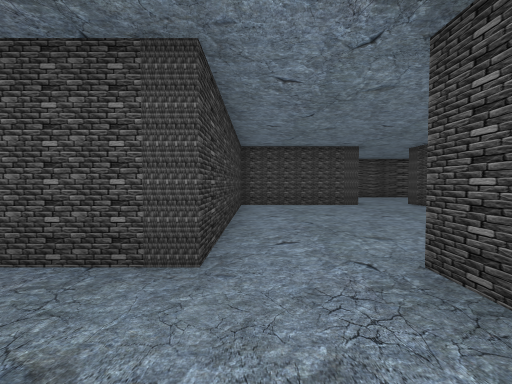
View 1 (above)

18 first-person views from a walk through a Unity game level. The camera is 1.5 m above the floor, tilts 2° down and sees 90° across. The floor is counted in squares, 2 m on a side. Each view is taken from the middle of a square. On the plan, view 1 faces up. The plan holds only what a view shows up to about 9 squares ahead; the rest is blank. The place goes on beyond the plan.

View 2
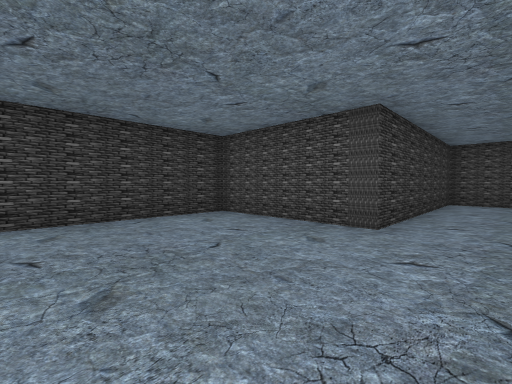

View 3
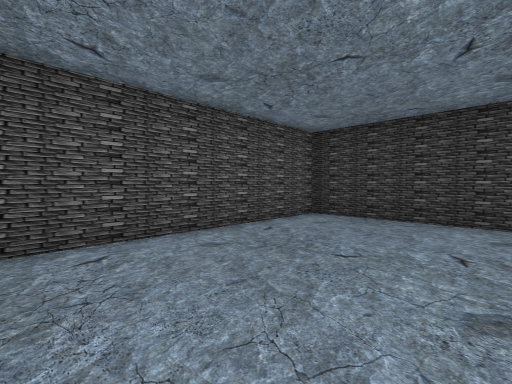

View 4
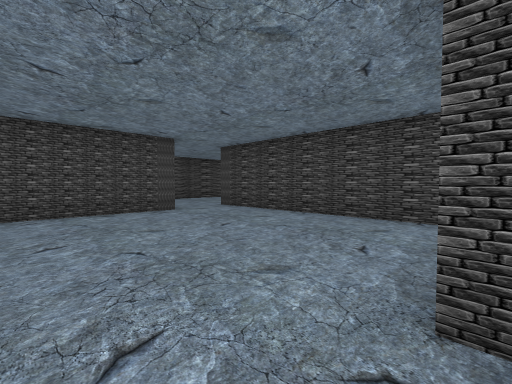

View 5
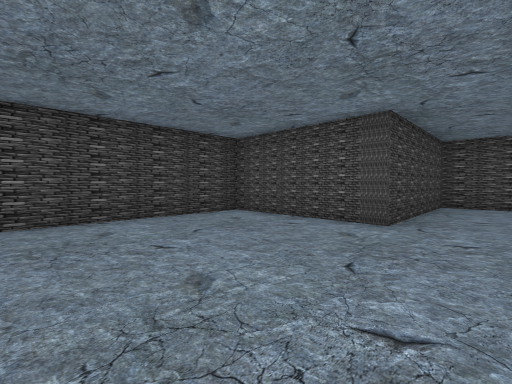

View 6
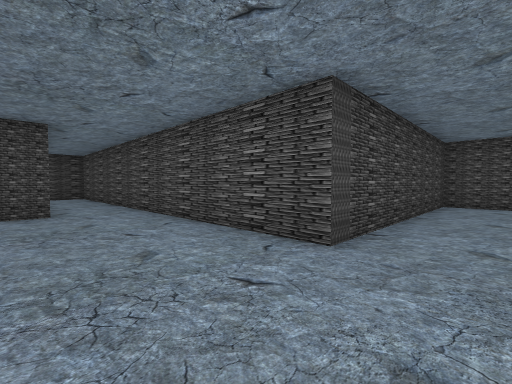

View 7
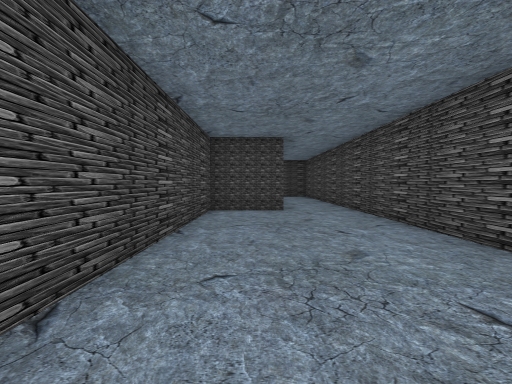

View 8
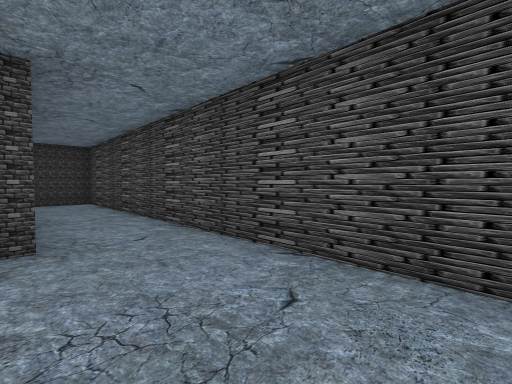

View 9
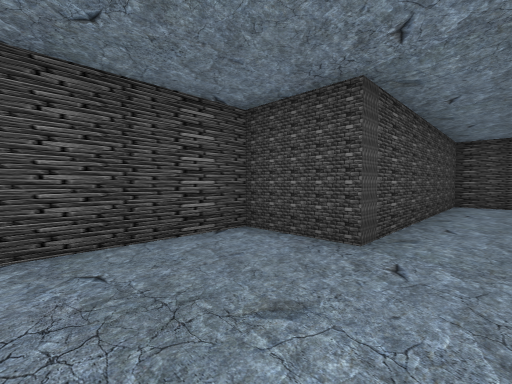

View 10
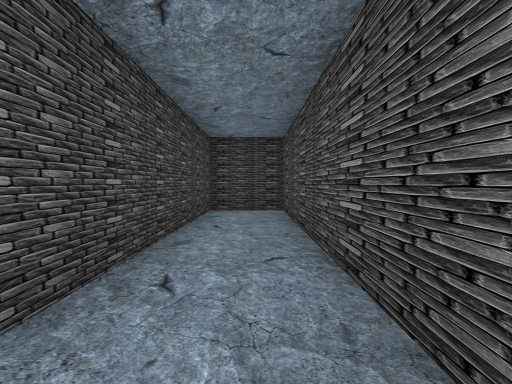

View 11
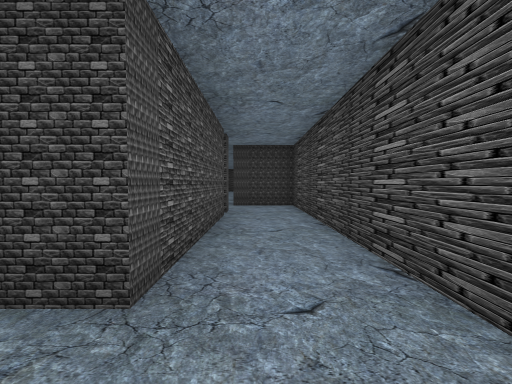

View 12
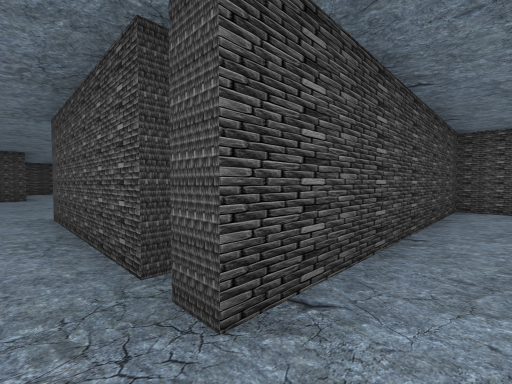

View 13
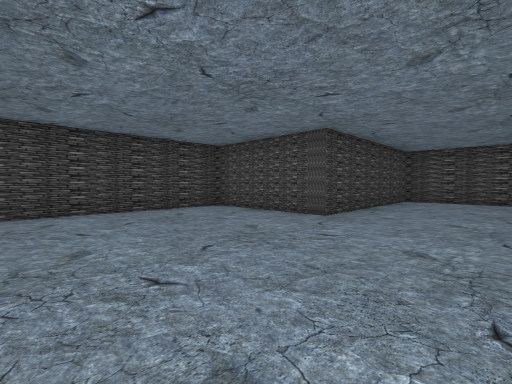

View 14
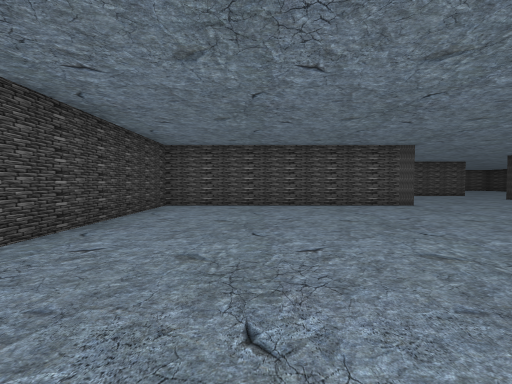

View 15
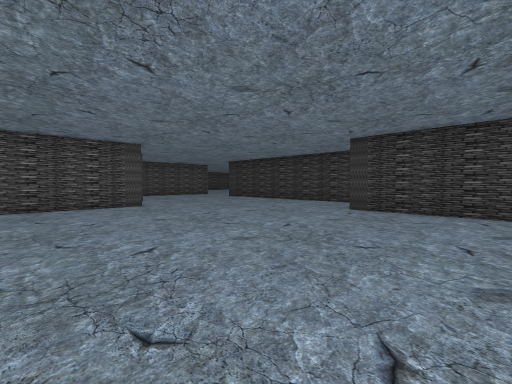

View 16
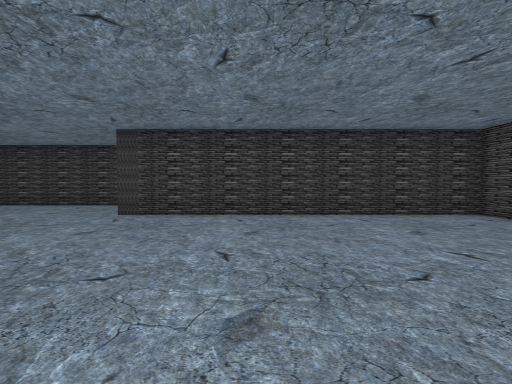

View 17
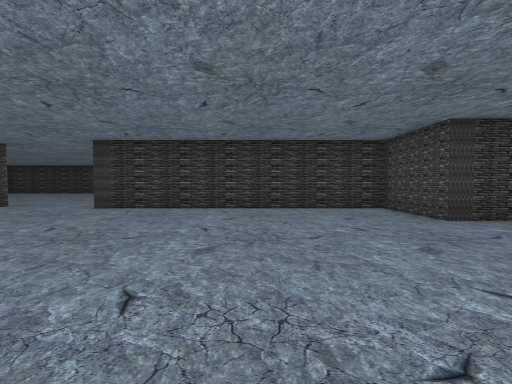

View 18
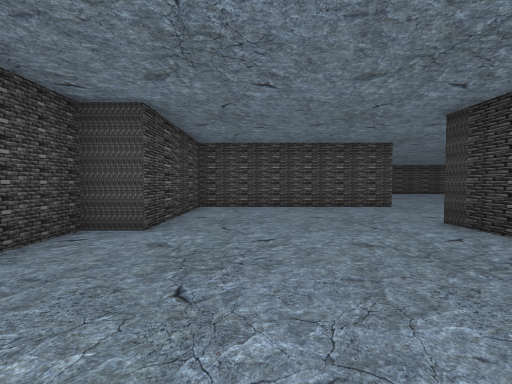

### Floor plan
Points are (right, up) in squares from view 1. A wall is a line through its corners. A room is listed if a view was taken in it or the views show most of it. See-through windows are left out.
Room 1 (views 1, 2, 3, 4)
walls: (-0.5, 2.3) (-4.5, 2.3) (-4.5, -2.5) (1.5, -2.5) (1.5, 2.2)
ways out: opening at (0.5, 2) to room 2
Room 2 (view 5)
walls: (3.6, 8.7) (-0.5, 8.7) (-0.5, 2.3); (1.5, 2.2) (5.5, 2.2) (5.5, 9.2)
ways out: opening at (0.5, 2) to room 1; opening at (4.5, 9) to room 3
Room 3 (views 6, 7, 8, 9, 10, 11, 12)
walls: (5.5, 9.2) (18, 9.2) (18, 11.2) (11, 11.2) (11, 13.3) (-3.5, 13.3) (-3.5, 11.2); (-1.1, 11.3) (3.5, 11.3) (3.5, 10.4); (-2, 11.3) (-1.5, 11.3)
ways out: opening at (4.5, 9) to room 2; opening at (-3, 11) to room 4
Room 4 (views 13, 14, 15, 16, 17, 18)
walls: (-14.4, -2.5) (-6, -2.5) (-6, 3.7) (-2, 3.7) (-2, 11.3); (-17.1, 11.2) (-18, 11.2) (-18, 2.8) (-20.5, 2.8) (-20.5, -5.8); (-21.2, -9) (-15.3, -9) (-15.3, -5) (-14.3, -5) (-14.3, -3.6)
ways out: opening at (-3, 11) to room 3; opening at (-21, -7.5)

Where each view was taken, in squares from view 1:
view 1: 0 up, 0 right, facing up
view 2: 2 down, 1 right, facing up-left
view 3: 1 up, 1 right, facing down-left
view 4: 2 up, 0 right, facing up-right
view 5: 7 up, 0 right, facing down-right
view 6: 12 up, 4 right, facing down-right
view 7: 12 up, 4 right, facing right
view 8: 11 up, 7 right, facing up-left
view 9: 10 up, 8 right, facing up-right
view 10: 10 up, 11 right, facing right
view 11: 12 up, 5 right, facing left
view 12: 12 up, 3 left, facing down-right
view 13: 9 up, 9 left, facing down-right
view 14: 6 up, 9 left, facing down
view 15: 6 up, 11 left, facing down-left
view 16: 6 up, 12 left, facing left
view 17: 1 down, 13 left, facing left
view 18: 1 down, 17 left, facing down
